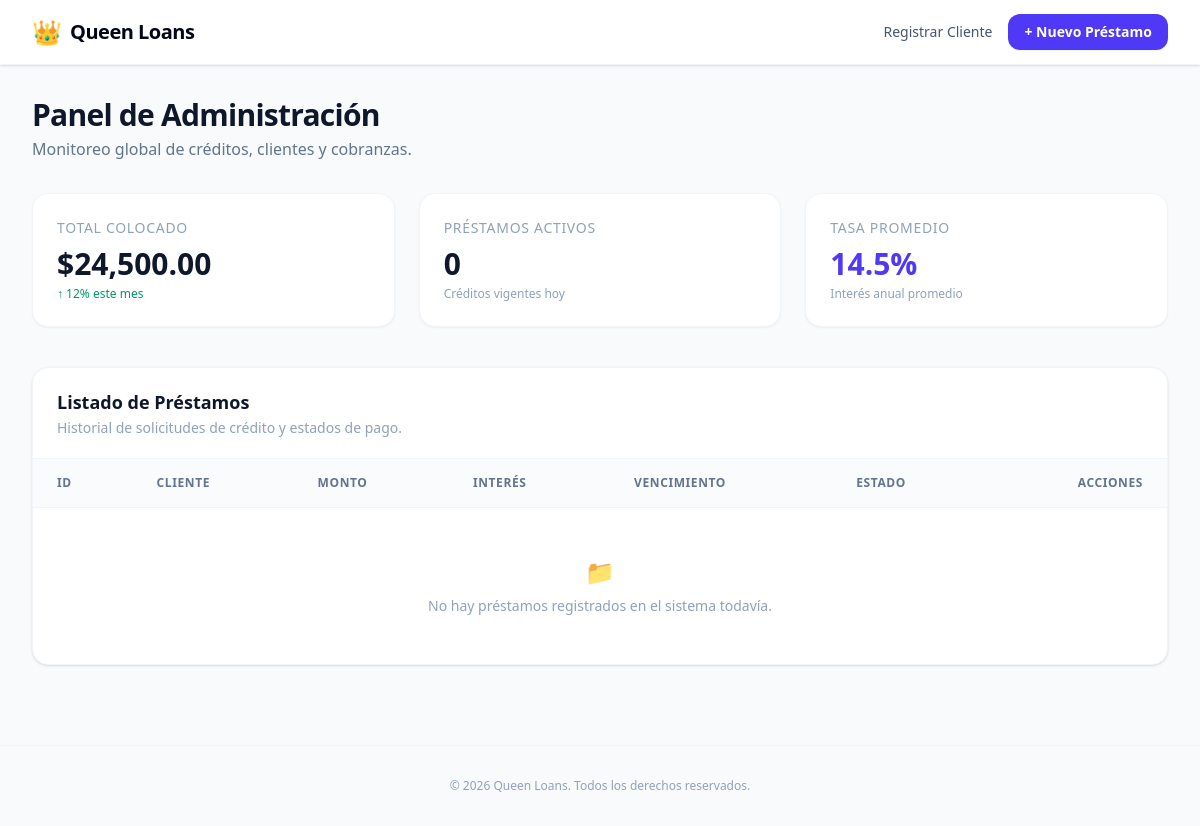
The app's page /, older data.
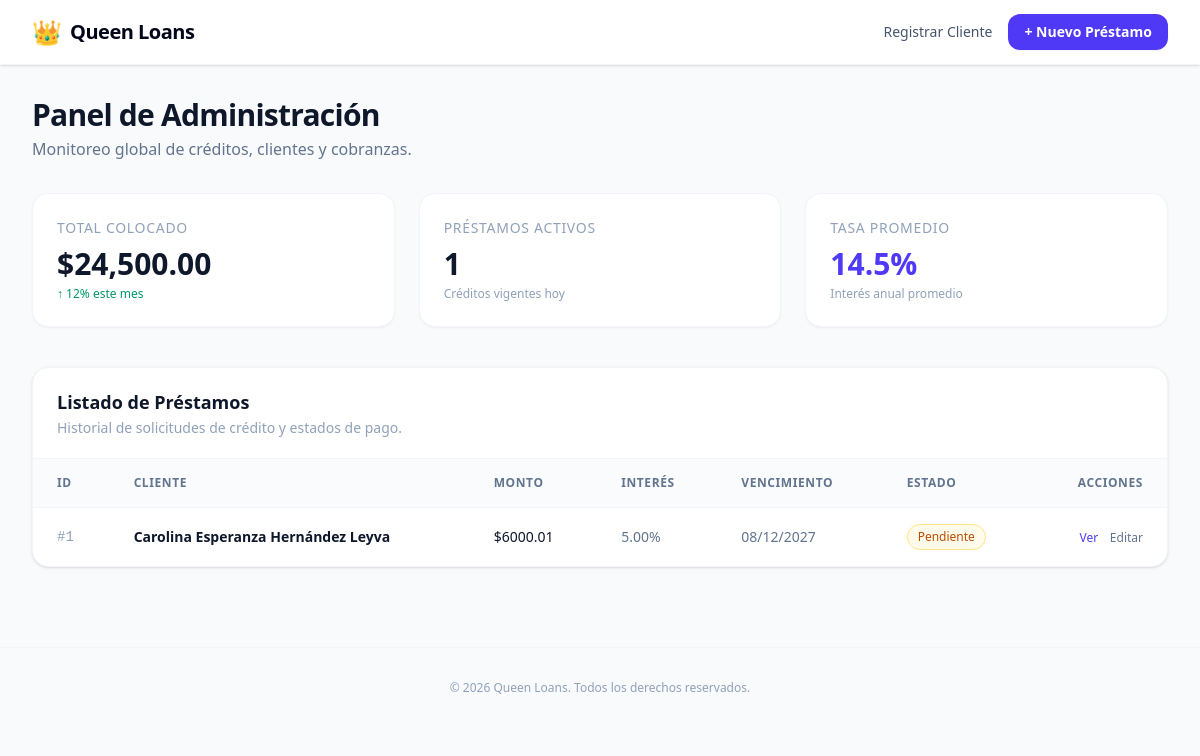
The same page, newer data.
### loans/models.py (models this page shows, shortened)
class Prestamo(models.Model):
    cliente = models.ForeignKey(Cliente, on_delete=models.CASCADE, related_name="prestamos")
    categorias = models.ManyToManyField(Categoria, related_name="prestamos")
    monto = models.DecimalField(max_digits=10, decimal_places=2)
    tasa_interes = models.DecimalField(max_digits=5, decimal_places=2)
    fecha_inicio = models.DateField(default=timezone.now)
    fecha_vencimiento = models.DateField()
    estado = models.CharField(
        max_length=20,
        choices=[
            ("pendiente", "Pendiente"),
            ("pagado", "Pagado"),
            ("atrasado", "Atrasado"),
        ],
        default="pendiente"
    )

class Cliente(models.Model):
    nombre = models.CharField(max_length=100)
    apellido = models.CharField(max_length=100)
    email = models.EmailField(unique=True)
    telefono = models.CharField(max_length=15, blank=True, null=True)
    direccion = models.TextField(blank=True, null=True)
    fecha_registro = models.DateTimeField(default=timezone.now)
    fecha_nacimiento = models.DateField(null=True, blank=True)

### loans/views.py (the view)
# urls.py: path("", views.loan_list, name="loan_list"),
def loan_list(request):
    prestamos = Prestamo.objects.all()
    return render(request, "loans/home.html", {"prestamos": prestamos})

### loans/templates/loans/home.html (shortened to what the changed rows need)
<html lang="es">
<head>
    <script src="https://cdn.jsdelivr.net/npm/@tailwindcss/browser@4"></script>
</head><!DOCTYPE html>
<body class="bg-slate-50 min-h-screen antialiased text-slate-800">
    <main class="max-w-7xl mx-auto px-4 sm:px-6 lg:px-8 py-8">
        <div class="mb-8">
            <h1 class="text-3xl font-extrabold tracking-tight text-slate-900">Panel de Administración</h1>
        </div>
        <div class="grid grid-cols-1 md:grid-cols-3 gap-6 mb-10">
            <div class="bg-white p-6 rounded-2xl border border-slate-100 shadow-xs">
                <p class="text-sm font-medium text-slate-400 uppercase tracking-wider">Préstamos Activos</p>
                <p class="text-3xl font-bold text-slate-900 mt-2">{{ prestamos|length }}</p>
                <span class="text-xs text-slate-400 mt-1 inline-block">Créditos vigentes hoy</span>
            </div>
        </div>
        <div class="bg-white rounded-2xl border border-slate-100 shadow-sm overflow-hidden">
            <div class="px-6 py-5 border-b border-slate-100 flex flex-col sm:flex-row justify-between items-start sm:items-center gap-4">
                <div>
                    <h2 class="text-lg font-bold text-slate-900">Listado de Préstamos</h2>
                </div>
            </div>
            <div class="overflow-x-auto">
                <table class="w-full text-left border-collapse">
                    <thead>
                        <tr class="bg-slate-50/75 border-b border-slate-100 text-xs font-semibold uppercase tracking-wider text-slate-500">
                            <th class="px-6 py-4">ID</th>
                            <th class="px-6 py-4">Cliente</th>
                            <th class="px-6 py-4">Monto</th>
                            <th class="px-6 py-4">Interés</th>
                            <th class="px-6 py-4">Vencimiento</th>
                            <th class="px-6 py-4">Estado</th>
                            <th class="px-6 py-4 text-right">Acciones</th>
                        </tr>
                    </thead>
                    <tbody class="divide-y divide-slate-100 text-sm">
                        {% for prestamo in prestamos %}
                        <tr class="hover:bg-slate-50/50 transition-colors">
                            <td class="px-6 py-4 font-mono font-medium text-slate-400">#{{ prestamo.id }}</td>
                            <td class="px-6 py-4 font-semibold text-slate-900">
                                {{ prestamo.cliente.nombre }} {{ prestamo.cliente.apellido }}
                            </td>
                            <td class="px-6 py-4 font-medium text-slate-900">${{ prestamo.monto }}</td>
                            <td class="px-6 py-4 text-slate-500">{{ prestamo.tasa_interes }}%</td>
                            <td class="px-6 py-4 text-slate-500">{{ prestamo.fecha_vencimiento|date:"d/m/Y" }}</td>
                            <td class="px-6 py-4">
                                {% if prestamo.estado == 'pagado' %}
                                    <span class="inline-flex items-center px-2.5 py-1 rounded-full text-xs font-medium bg-green-50 text-green-700 border border-green-200">Pagado</span>
                                {% elif prestamo.estado == 'atrasado' %}
                                    <span class="inline-flex items-center px-2.5 py-1 rounded-full text-xs font-medium bg-red-50 text-red-700 border border-red-200">Atrasado</span>
                                {% else %}
                                    <span class="inline-flex items-center px-2.5 py-1 rounded-full text-xs font-medium bg-amber-50 text-amber-700 border border-amber-200">Pendiente</span>
                                {% endif %}
                            </td>
                            <td class="px-6 py-4 text-right space-x-2">
                                <a href="{% url 'Loans:loan_detail' prestamo.id %}" class="text-indigo-600 hover:text-indigo-900 font-medium text-xs transition-colors">Ver</a>
                                <a href="{% url 'Loans:loan_update' prestamo.id %}" class="text-slate-500 hover:text-slate-800 font-medium text-xs transition-colors">Editar</a>
                            </td>
                        </tr>
                        {% empty %}
                        <tr>
                            <td colspan="7" class="px-6 py-12 text-center text-slate-400">
                                <span class="text-2xl block mb-2">📁</span>
                                No hay préstamos registrados en el sistema todavía.
                            </td>
                        </tr>
                        {% endfor %}
                    </tbody>
                </table>
            </div>
        </div>
    </main>
</body>
</html>

Row changes from the older to the newer data that the page shows:
added Prestamo: id "1", cliente.nombre "Carolina Esperanza", cliente.apellido "Hernández Leyva", monto "6000.01", tasa_interes "5.00", fecha_vencimiento "08/12/2027", estado "Pendiente"
Text that changed along with them:
{{ prestamos|length }}: "0" → "1"
text no longer shown: "📁 No hay préstamos registrados en el sistema todavía."
